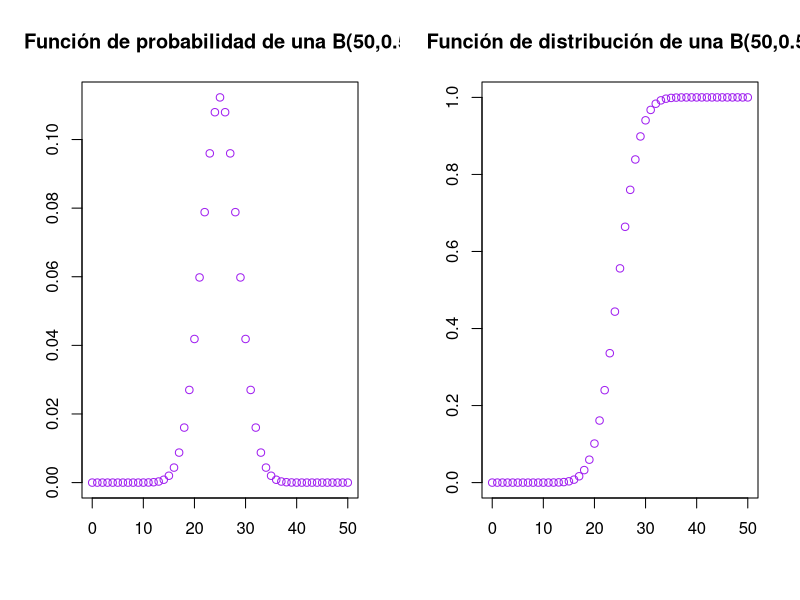
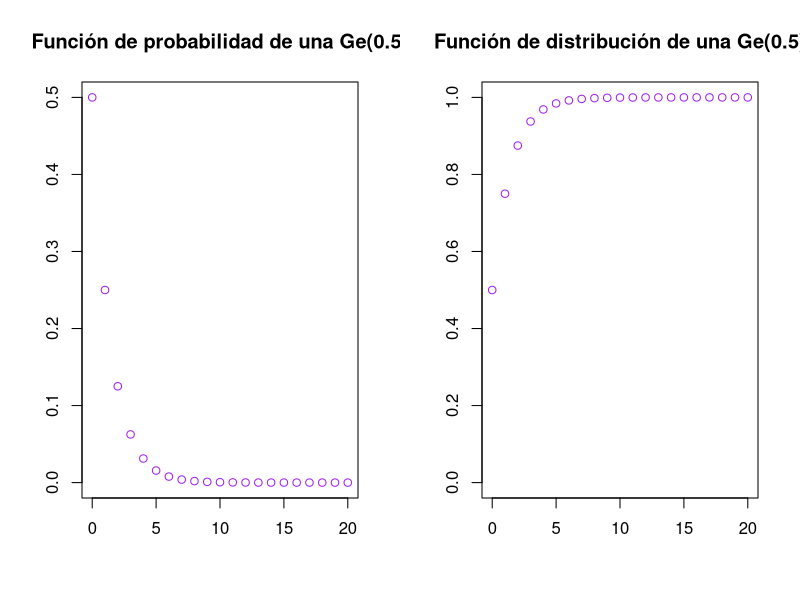
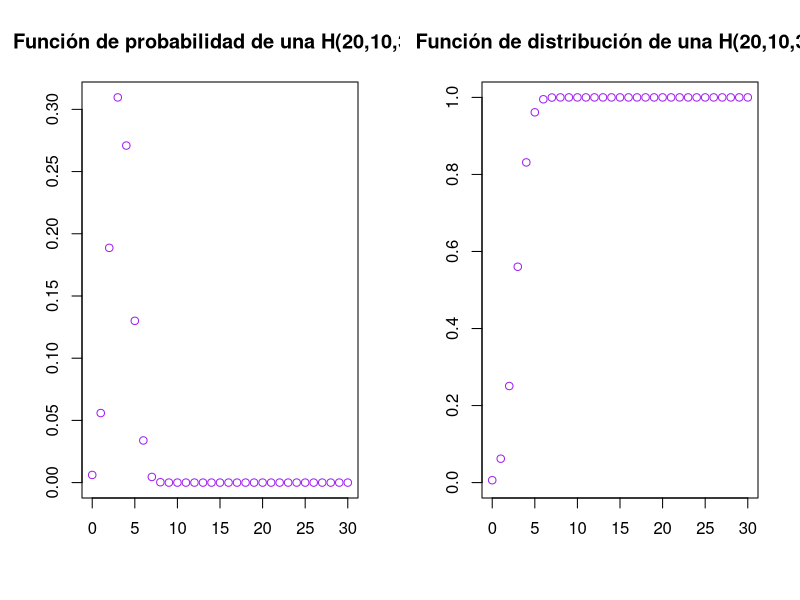
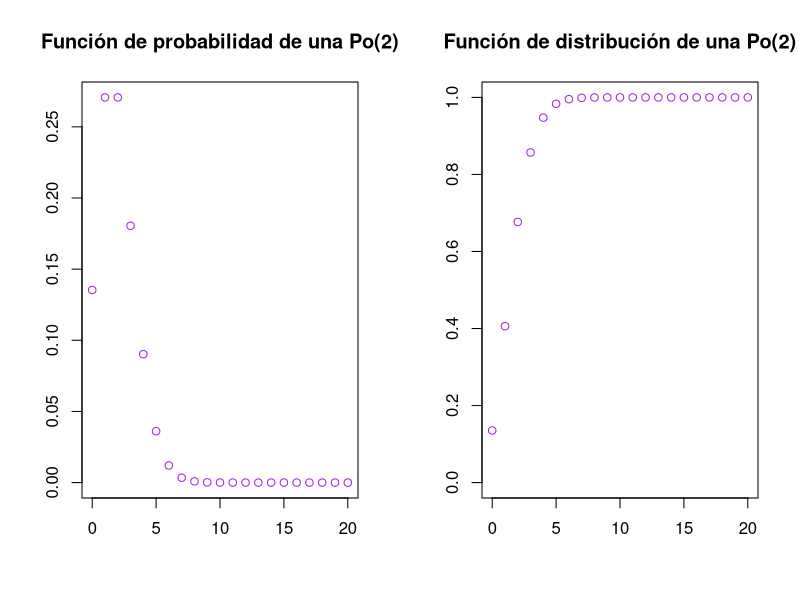
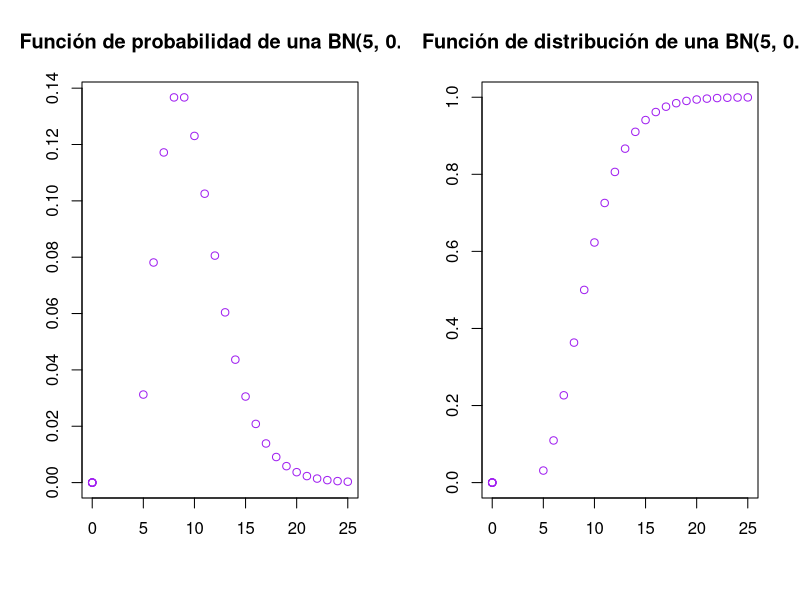
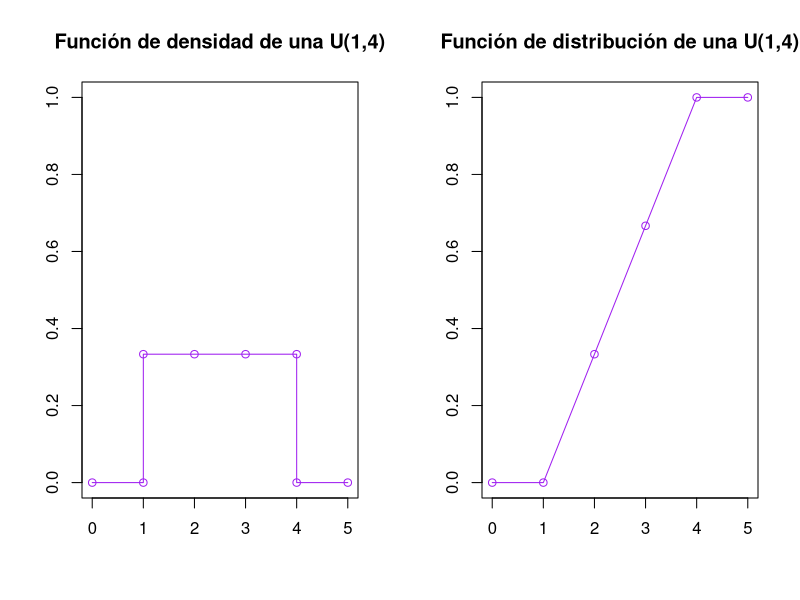
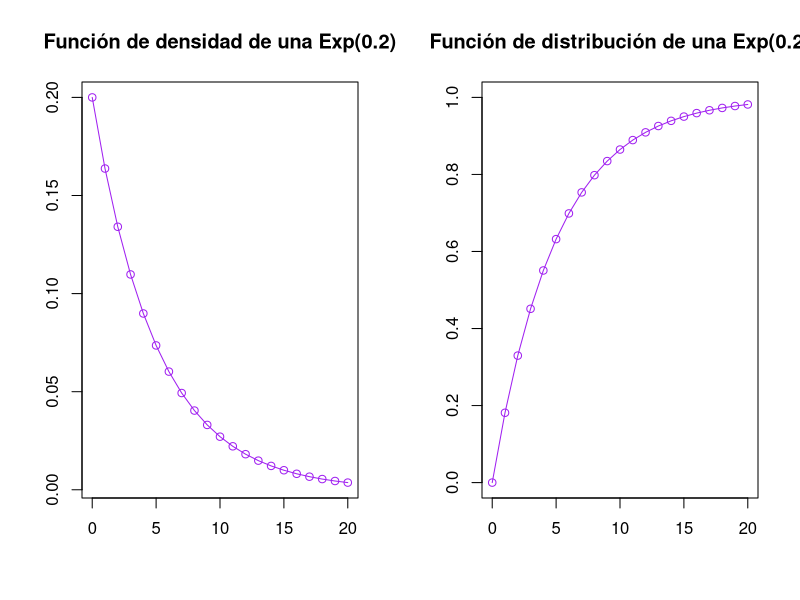
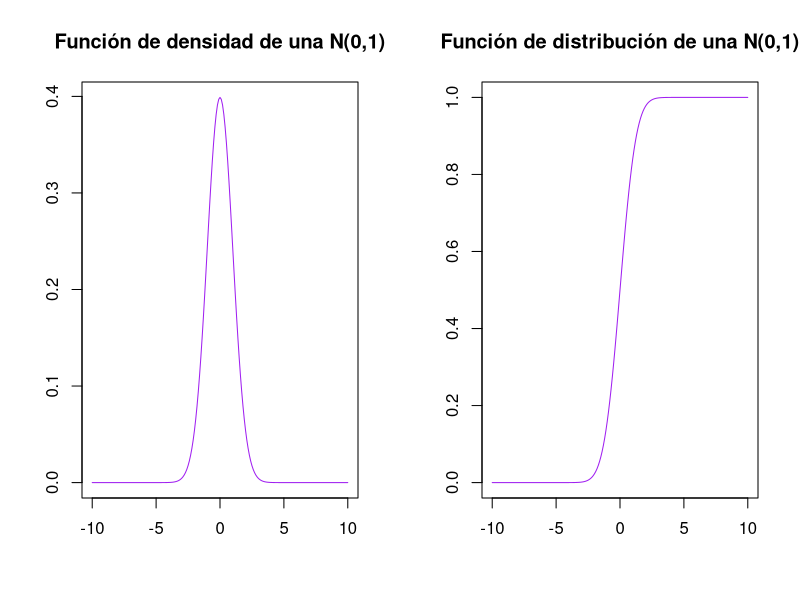

Write R code to recreate these figures, in order.
## ---- chunk 1
knitr::opts_chunk$set(echo = TRUE, comment = NA)
## ---- chunk 2
par(mfrow = c(1,2))
plot(0:50,dbinom(0:50,50,0.5),col = "purple", xlab = "", ylab = "", main = "Función de probabilidad de una B(50,0.5)")
plot(0:50, pbinom(0:50,50,0.5),col = "purple", xlab = "", ylab = "", main = "Función de distribución de una B(50,0.5)", ylim = c(0,1))
par(mfrow= c(1,1))
## ---- chunk 3
par(mfrow = c(1,2))
plot(0:20, dgeom(0:20,0.5),col = "purple", xlab = "", ylab = "", main = "Función de probabilidad de una Ge(0.5)")
plot(0:20, pgeom(0:20,0.5),col = "purple", xlab = "", ylab = "", main = "Función de distribución de una Ge(0.5)", ylim = c(0,1))
par(mfrow= c(1,1))
## ---- chunk 4
par(mfrow = c(1,2))
plot(0:30, dhyper(0:30,10,20,10),col = "purple", xlab = "", ylab = "", main = "Función de probabilidad de una H(20,10,30)")
plot(0:30, phyper(0:30,10,20,10),col = "purple", xlab = "", ylab = "", main = "Función de distribución de una H(20,10,30)", ylim = c(0,1))
par(mfrow= c(1,1))
## ---- chunk 5
par(mfrow = c(1,2))
plot(0:20, dpois(0:20,2),col = "purple", xlab = "", ylab = "", main = "Función de probabilidad de una Po(2)")
plot(0:20, ppois(0:20,2),col = "purple", xlab = "", ylab = "", main = "Función de distribución de una Po(2)", ylim = c(0,1))
par(mfrow= c(1,1))
## ---- chunk 6
par(mfrow = c(1,2))
exitos = 5
size = 20
plot(c(rep(0,exitos),exitos:(size+exitos)), c(rep(0,exitos),dnbinom(0:size,exitos,0.5)),col = "purple", xlab = "", ylab = "", main = "Función de probabilidad de una BN(5, 0.5)")
plot(c(rep(0,exitos),exitos:(size+exitos)), c(rep(0,exitos),pnbinom(0:size,exitos,0.5)),col = "purple", xlab = "", ylab = "", main = "Función de distribución de una BN(5, 0.5)")
par(mfrow= c(1,1))
## ---- chunk 7
par(mfrow=c(1,2))
plot(c(0,1,1:4,4,5), c(0,0,dunif(1:4,min = 1, max = 4),0,0),col = "purple", xlab = "", ylab = "", main = "Función de densidad de una U(1,4)", type = "o", ylim = c(0,1))
plot(0:5, punif(0:5,min = 1, max = 4),col = "purple", xlab = "", ylab = "", main = "Función de distribución de una U(1,4)", type = "o")
par(mfrow=c(1,1))
## ---- chunk 8
par(mfrow = c(1,2))
plot(0:20, dexp(0:20,0.2),col = "purple", xlab = "", ylab = "", main = "Función de densidad de una Exp(0.2)", type = "o")
plot(0:20, pexp(0:20,0.2),col = "purple", xlab = "", ylab = "", main = "Función de distribución de una Exp(0.2)", type = "o", ylim = c(0,1))
par(mfrow = c(1,1))
## ---- chunk 9
par(mfrow = c(1,2))
z_scores <- seq(-10, 10, by = .1)
dvalues <- dnorm(z_scores)
plot(z_scores, dvalues, ylab = "", xlab= "",
     type = "l", 
     col = "purple",
     main = "Función de densidad de una N(0,1)")
dvalues <- pnorm(z_scores)
plot(z_scores, dvalues, ylab = "", xlab= "",
     type = "l", 
     col = "purple",
     main = "Función de distribución de una N(0,1)", ylim = c(0,1))
par(mfrow = c(1,1))
